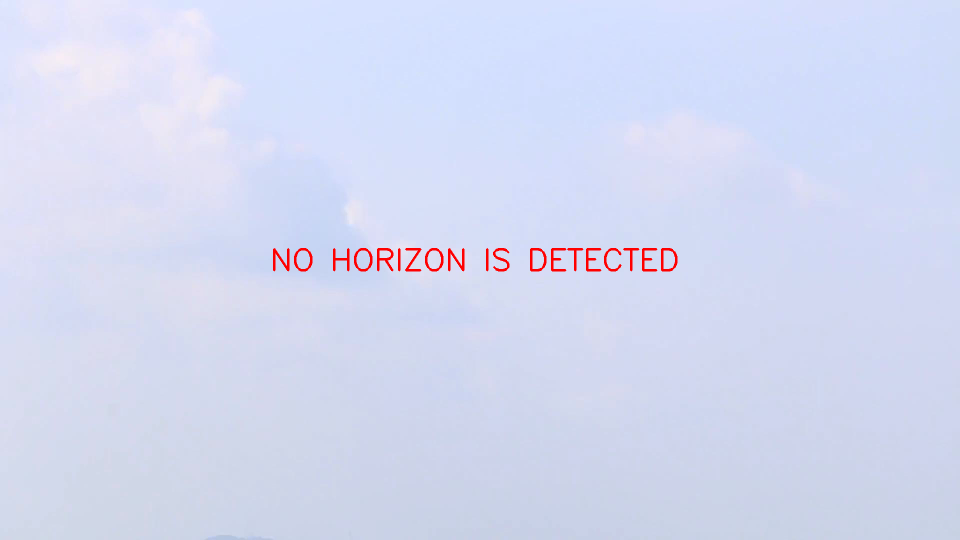
#> input picture drawn.png, 1920 x 1080 px (shown at 1/2 size)
$ python roi_extraction.py drawn.png
#> lines starting #> are read from the running program, lines starting #| are printed output that depends on the picture
import glob
import os
import cv2
import numpy as np
import math
import time
import sys

from scipy.spatial import distance


def extract_roi_main(fn):

	# image file read
#> called with fn = 'drawn.png'
	img = cv2.imread(fn)
#> img is the input picture: shape (1080, 1920, 3); mean B, G, R 241.4, 217.6, 212


	# image resize
	resize_ratio = 0.25
	resize_color = cv2.resize(img, None, fx=resize_ratio, fy=resize_ratio, interpolation=cv2.INTER_AREA)
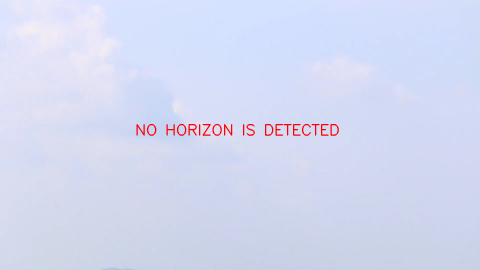
#> resize_color: shape (270, 480, 3); mean B, G, R 241.4, 217.6, 212
	rows, cols, chan = np.shape(resize_color)
#> rows = 270; cols = 480; chan = 3


	# find ROI region
	height_length = 65
	height_step = 30

	prev_mean = []
	max_idx = 0
	max_ed = 0

	for height_idx in range(0, 8):

		end_y = int(height_idx*height_step)+ int(height_length)-1

		if (height_idx*height_step + height_length) > rows:
			end_y = rows - 1

		roi_img = resize_color[int(height_idx*height_step):end_y, :]

		cur_mean = np.mean(roi_img, axis=(0,1))


		if height_idx > 0:
			ed = distance.euclidean(cur_mean, prev_mean)
			if ed > max_ed:
				max_ed = ed
				max_idx = height_idx


		prev_mean = cur_mean
#> this loop made 8 passes
#> (ed, max_ed, prev_mean) on passes 2 to 4: (2.71, 2.71, [249.6, 223.3, 216.1]), (3.61, 3.61, [246.7, 221.4, 215.2]), (10.05, 10.05, [239, 215, 214.1])
#> (ed, prev_mean) on passes 5 to 8: (3.38, [236.3, 213.4, 212.7]), (4.29, [238.6, 216.1, 210.4]), (4.42, [235.7, 214, 207.8]), (4.53, [232.6, 212.1, 205.1])
#> pass 1, in extract_roi_main, `roi_img = resize_color[int(height_idx*height_step):end_y, :]`:
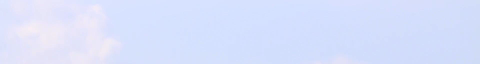
#> roi_img: shape (64, 480, 3); mean B, G, R 252, 224.6, 216
#> after the loop:
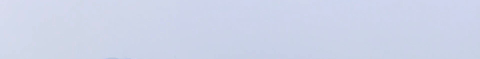
#> roi_img: shape (59, 480, 3); mean B, G, R 232.6, 212.1, 205.1
#> after the loop, max_ed = 10.05; max_idx = 3

	min_y = max_idx*height_step*4
#> min_y = 360
	max_y = (max_idx*height_step + height_length)*4
#> max_y = 620

	if min_y < 0: min_y = 0


	# ROI img extraction
	roi_img = img[int(min_y):int(max_y), : ]
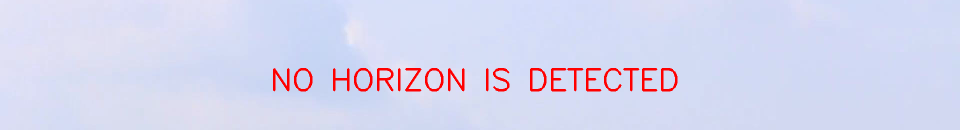
#> roi_img: shape (260, 1920, 3) (shown at 1/2 size); mean B, G, R 239, 215.1, 214

	cv2.imshow('roi image',roi_img)
	cv2.waitKey(0)

if __name__ == '__main__':
	if len(sys.argv) < 2:
		print("roi_extraction.py img_file_name.jpg")
	else:
		extract_roi_main(sys.argv[1])
